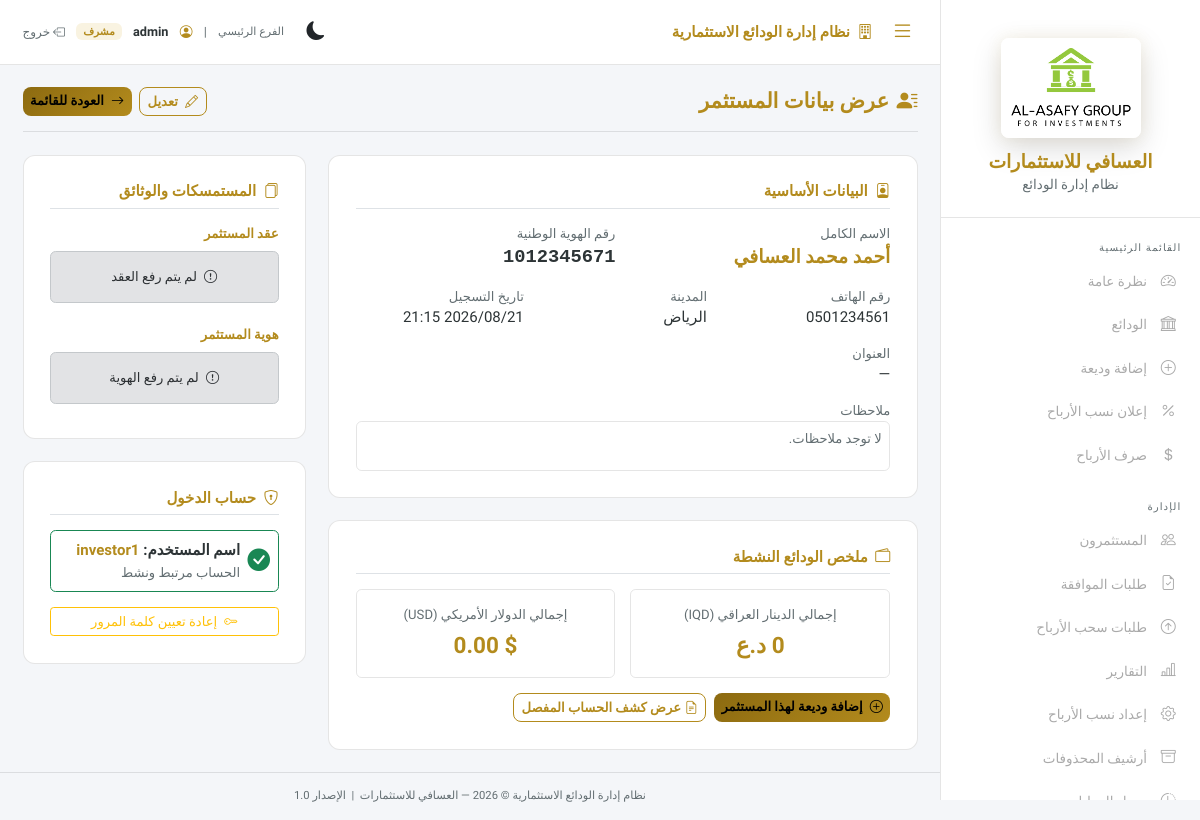
The app's page /investor_view.php?id=1 (signed in) with its own data.
### tables this page shows
CREATE TABLE IF NOT EXISTS `investors` (
  `id`            INT UNSIGNED NOT NULL AUTO_INCREMENT,
  `full_name`     VARCHAR(150) NOT NULL,
  `phone`         VARCHAR(30)  NOT NULL,
  `city`          VARCHAR(100) NOT NULL DEFAULT '',
  `address`       VARCHAR(255) NULL,
  `notes`         TEXT NULL,
  `national_id`   VARCHAR(30)  NOT NULL DEFAULT '',
  `contract_path` VARCHAR(255) NULL,
  `id_card_path`  VARCHAR(255) NULL,
  `created_at`    DATETIME     NOT NULL DEFAULT CURRENT_TIMESTAMP,
  `updated_at`    DATETIME     NOT NULL DEFAULT CURRENT_TIMESTAMP ON UPDATE CURRENT_TIMESTAMP,
  PRIMARY KEY (`id`)
);

CREATE TABLE IF NOT EXISTS `users` (
  `id`              INT UNSIGNED NOT NULL AUTO_INCREMENT,
  `investor_id`     INT UNSIGNED NULL,
  `role`            ENUM('admin','staff','investor') NOT NULL DEFAULT 'investor',
  `username`        VARCHAR(100) NOT NULL,
  `password_hash`   VARCHAR(255) NOT NULL,
  `session_version` INT UNSIGNED NOT NULL DEFAULT 1,
  `created_by`      INT UNSIGNED NULL,
  `last_login_at`   DATETIME NULL,
  `created_at`      DATETIME NOT NULL DEFAULT CURRENT_TIMESTAMP,
  `updated_at`      DATETIME NOT NULL DEFAULT CURRENT_TIMESTAMP ON UPDATE CURRENT_TIMESTAMP,
  PRIMARY KEY (`id`),
  UNIQUE KEY `uq_username` (`username`),
  CONSTRAINT `fk_users_investor` FOREIGN KEY (`investor_id`) REFERENCES `investors` (`id`) ON DELETE SET NULL
);

### config/helpers.php (called while the page is built, shortened)
<?php
function formatMoney(string|float|null $amount, string $currency = 'IQD'): string
{
    $n = (float) $amount;
    if ($currency === 'USD') {
        return '$ ' . number_format($n, 2);
    }
    return number_format($n, 0) . ' د.ع';
}

### public/investor_view.php (the view, shortened to what this page needs)
<?php
require_once __DIR__ . '/../config/helpers.php';
$pdo = getPDO();
$id = (int) ($_GET['id'] ?? 0);
$stmt = $pdo->prepare("SELECT * FROM investors WHERE id = ?");
$stmt->execute([$id]);
$investor = $stmt->fetch();
$stmt = $pdo->prepare("SELECT username FROM users WHERE investor_id = ?");
$stmt->execute([$id]);
$linkedUser = $stmt->fetch();
$stmt = $pdo->prepare("
    SELECT currency, SUM(amount) as total
    FROM deposits
    WHERE investor_id = ? AND status='active'
    GROUP BY currency
");
$stmt->execute([$id]);
$balances = $stmt->fetchAll(PDO::FETCH_KEY_PAIR);
include __DIR__ . '/../includes/header.php';
?>
<div class="layout-wrapper">
    <?php include __DIR__ . '/../includes/sidebar.php'; ?>
    <div class="main-wrapper">
        <?php include __DIR__ . '/../includes/topbar.php'; ?>
        <div class="page-content">
            <div class="page-header">
                <h1 class="page-title"><i class="bi bi-person-lines-fill me-2"></i>عرض بيانات المستثمر</h1>
                <div class="d-flex gap-2">
                    <a href="investor_add.php?edit=<?= $id ?>" class="btn btn-outline-gold btn-sm">
                        <i class="bi bi-pencil me-1"></i> تعديل
                    </a>
                    <a href="investors.php" class="btn btn-gold btn-sm">
                        <i class="bi bi-arrow-right me-1"></i> العودة للقائمة
                    </a>
                </div>
            </div>
            <div class="row g-4">
                <div class="col-lg-8">
                    <div class="form-card mb-4">
                        <h5 class="section-title border-bottom pb-2 mb-3">
                            <i class="bi bi-person-badge me-2"></i>البيانات الأساسية
                        </h5>
                        <div class="row g-3">
                            <div class="col-md-6">
                                <label class="text-muted small d-block">الاسم الكامل</label>
                                <div class="fw-bold fs-5 text-gold">
                                    <?= htmlspecialchars($investor['full_name']) ?>
                                </div>
                            </div>
                            <div class="col-md-6">
                                <label class="text-muted small d-block">رقم الهوية الوطنية</label>
                                <div class="fw-bold fs-5" style="font-family:monospace">
                                    <?= htmlspecialchars($investor['national_id']) ?>
                                </div>
                            </div>
                            <div class="col-md-4">
                                <label class="text-muted small d-block">رقم الهاتف</label>
                                <div>
                                    <?= htmlspecialchars($investor['phone'] ?: '—') ?>
                                </div>
                            </div>
                            <div class="col-md-4">
                                <label class="text-muted small d-block">المدينة</label>
                                <div>
                                    <?= htmlspecialchars($investor['city'] ?: '—') ?>
                                </div>
                            </div>
                            <div class="col-md-4">
                                <label class="text-muted small d-block">تاريخ التسجيل</label>
                                <div>
                                    <?= date('Y/m/d H:i', strtotime($investor['created_at'])) ?>
                                </div>
                            </div>
                            <div class="col-12">
                                <label class="text-muted small d-block">العنوان</label>
                                <div>
                                    <?= htmlspecialchars($investor['address'] ?: '—') ?>
                                </div>
                            </div>
                            <div class="col-12">
                                <label class="text-muted small d-block">ملاحظات</label>
                                <div class="p-2 rounded bg-base small text-muted border border-gold"
                                    style="min-height: 50px;">
                                    <?= nl2br(htmlspecialchars($investor['notes'] ?: 'لا توجد ملاحظات.')) ?>
                                </div>
                            </div>
                        </div>
                    </div>
                    <div class="form-card">
                        <h5 class="section-title border-bottom pb-2 mb-3">
                            <i class="bi bi-wallet2 me-2"></i>ملخص الودائع النشطة
                        </h5>
                        <div class="row g-3">
                            <div class="col-md-6">
                                <div class="p-3 rounded bg-base border border-gold text-center">
                                    <div class="text-muted small mb-1">إجمالي الدينار العراقي (IQD)</div>
                                    <div class="fs-4 fw-bold text-gold">
                                        <?= formatMoney($balances['IQD'] ?? 0, 'IQD') ?>
                                    </div>
                                </div>
                            </div>
                            <div class="col-md-6">
                                <div class="p-3 rounded bg-base border border-gold text-center">
                                    <div class="text-muted small mb-1">إجمالي الدولار الأمريكي (USD)</div>
                                    <div class="fs-4 fw-bold text-gold">
                                        <?= formatMoney($balances['USD'] ?? 0, 'USD') ?>
                                    </div>
                                </div>
                            </div>
                        </div>
                        <div class="mt-3 text-start d-flex gap-2">
                            <a href="deposit_add.php?investor_id=<?= $id ?>" class="btn btn-gold btn-sm">
                                <i class="bi bi-plus-circle me-1"></i> إضافة وديعة لهذا المستثمر
                            </a>
                            <a href="reports.php?report=investor_statement&investor_id=<?= $id ?>"
                                class="btn btn-outline-gold btn-sm">
                                <i class="bi bi-file-earmark-text me-1"></i>عرض كشف الحساب المفصل
                            </a>
                        </div>
                    </div>
                </div>
                <div class="col-lg-4">
                    <div class="form-card mb-4">
                        <h5 class="section-title border-bottom pb-2 mb-3">
                            <i class="bi bi-files me-2"></i>المستمسكات والوثائق
                        </h5>
                        <div class="mb-4">
                            <label class="form-label d-block small mb-2">عقد المستثمر</label>
                            <?php if ($investor['contract_path']): ?>
                                <a href="download_file.php?investor_id=<?= $id ?>&type=contract"
                                    class="btn btn-outline-gold w-100 py-3">
                                    <i class="bi bi-file-pdf fs-3 d-block mb-1"></i>
                                    <span>تحميل/استعراض العقد</span>
                                </a>
                            <?php else: ?>
                                <div class="alert alert-secondary py-3 text-center small mb-0">
                                    <i class="bi bi-exclamation-circle me-1"></i> لم يتم رفع العقد
                                </div>
                            <?php endif; ?>
                        </div>
                        <div class="mb-2">
                            <label class="form-label d-block small mb-2">هوية المستثمر</label>
                            <?php if ($investor['id_card_path']): ?>
                                <a href="download_file.php?investor_id=<?= $id ?>&type=id_card"
                                    class="btn btn-outline-gold w-100 py-3">
                                    <i class="bi bi-person-vcard fs-3 d-block mb-1"></i>
                                    <span>تحميل/استعراض الهوية</span>
                                </a>
                            <?php else: ?>
                                <div class="alert alert-secondary py-3 text-center small mb-0">
                                    <i class="bi bi-exclamation-circle me-1"></i> لم يتم رفع الهوية
                                </div>
                            <?php endif; ?>
                        </div>
                    </div>
                    <div class="form-card">
                        <h5 class="section-title border-bottom pb-2 mb-3">
                            <i class="bi bi-shield-lock me-2"></i>حساب الدخول
                        </h5>
                        <?php if ($linkedUser): ?>
                            <div class="d-flex align-items-center p-2 rounded bg-base border border-success">
                                <i class="bi bi-check-circle-fill text-success fs-4 me-2"></i>
                                <div>
                                    <div class="fw-bold">اسم المستخدم: <span class="text-gold">
                                            <?= htmlspecialchars($linkedUser['username']) ?>
                                        </span></div>
                                    <small class="text-muted">الحساب مرتبط ونشط</small>
                                </div>
                            </div>
                            <button class="btn btn-sm btn-outline-warning w-100 mt-3" type="button" data-bs-toggle="collapse" data-bs-target="#resetPasswordForm" aria-expanded="false" aria-controls="resetPasswordForm">
                                <i class="bi bi-key me-1"></i> إعادة تعيين كلمة المرور
                            </button>
                        <?php endif; ?>
                    </div>
                </div>
            </div>
        </div>
        <?php include __DIR__ . '/../includes/footer.php'; ?>

### public/assets/css/theme.css (style rules this page uses)
:root, [data-theme="dark"] { --bg-base: #0b0b0b; --bg-surface: #111111; --bg-card: #181818; --bg-sidebar: #0d0d0d; --gold: #d4af37; --gold-light: #f0d060; --gold-dark: #a08020; --gold-muted: rgba(212, 175, 55, 0.15); --text-primary: #f8f8f8; --text-muted: #b0b0b0; --border: rgba(212, 175, 55, 0.25); --danger: #e74c3c; --success: #27ae60; --info: #2980b9; --warning: #e67e22; --sidebar-w: 260px; --sidebar-collapsed-w: 80px; --custom-table-bg: var(--bg-card); --custom-table-border: var(--border); --custom-table-stripe: rgba(212, 175, 55, 0.04); --custom-table-hover-bg: #222222; --custom-table-hover-color: #ffffff; --custom-table-color: var(--text-primary); --custom-table-header-bg: rgba(212, 175, 55, 0.1); --custom-table-header-color: var(--gold); --custom-input-bg: #1a1a1a; --custom-input-border: var(--border); --custom-input-color: #ffffff; --custom-input-hover-bg: #282828; --custom-input-disabled-bg: #0a0a0a; }
[data-theme="light"] { --bg-base: #f4f6f9; --bg-surface: #ffffff; --bg-card: #ffffff; --bg-sidebar: #ffffff; --gold: #b38b1d; --gold-light: #d4af37; --gold-dark: #8c6a10; --gold-muted: rgba(212, 175, 55, 0.15); --text-primary: #2d3436; --text-muted: #636e72; --border: rgba(0, 0, 0, 0.1); --custom-table-bg: #ffffff; --custom-table-border: rgba(0, 0, 0, 0.1); --custom-table-stripe: rgba(0, 0, 0, 0.02); --custom-table-hover-bg: rgba(212, 175, 55, 0.05); --custom-table-hover-color: #000000; --custom-table-color: #2d3436; --custom-table-header-bg: rgba(212, 175, 55, 0.1); --custom-table-header-color: #b38b1d; --custom-input-bg: #ffffff; --custom-input-border: rgba(0, 0, 0, 0.2); --custom-input-color: #2d3436; --custom-input-hover-bg: #fdfdfd; --custom-input-disabled-bg: #f9f9f9; }
*, *::before, *::after { box-sizing: border-box; }
html { font-size: 15px; }
body { font-family: 'Tajawal', sans-serif; background: var(--bg-base); color: var(--text-primary); direction: rtl; min-height: 100vh; margin: 0; }
a { color: var(--gold); text-decoration: none; }
.layout-wrapper { display: flex; min-height: 100vh; }
.main-wrapper { margin-right: var(--sidebar-w); flex: 1; display: flex; flex-direction: column; min-height: 100vh; transition: margin-right 0.3s cubic-bezier(0.4, 0, 0.2, 1); }
.page-content { padding: 1.5rem; flex: 1; }
.page-header { margin-bottom: 1.5rem; padding-bottom: 1rem; border-bottom: 1px solid var(--border); display: flex; align-items: center; justify-content: space-between; }
.page-title { font-size: 1.4rem; font-weight: 700; color: var(--gold); margin: 0; }
.form-card { background: var(--bg-card); border: 1px solid var(--border); border-radius: 12px; padding: 1.75rem; }
.form-label { font-size: 0.88rem; font-weight: 600; color: var(--gold); margin-bottom: 0.5rem; }
.btn-gold { background: linear-gradient(135deg, var(--gold-dark), var(--gold)); color: #000; font-weight: 700; border: none; border-radius: 8px; font-family: 'Tajawal', sans-serif; transition: all 0.25s; }
.btn-outline-gold { background: transparent; border: 1px solid var(--gold); color: var(--gold); border-radius: 8px; font-family: 'Tajawal', sans-serif; font-weight: 600; transition: all 0.2s; }
.text-gold { color: var(--gold) !important; }
.text-muted { color: var(--text-muted) !important; }
.border-gold { border-color: var(--border) !important; }
.section-title { font-size: 1rem; font-weight: 700; color: var(--gold); margin-bottom: 1rem; }

### records on screen
investors: full_name "أحمد محمد العسافي", national "1012345671", phone "0501234561", city "الرياض", created_at "2026/08/21 21:15", address "—", notes "لا توجد ملاحظات."
users: username "investor1"

### other values on screen
currentUsername() "admin"
formatMoney($balances['IQD'] ?? 0, 'IQD') "0 د.ع"
formatMoney($balances['USD'] ?? 0, 'USD') "$ 0.00"
